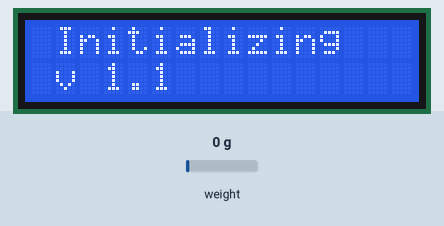
The sketch below on a simulated Arduino Uno, built with avr-gcc and run on an emulated ATmega328P. On the bench: 16×2 character LCD. The inputs (shaded band) are chosen by the test bench; at power-on: weight on the scale 0 g. What the sketch prints to the serial monitor is not drawn.

Above: at 4.2 s.
At 6.3 s:
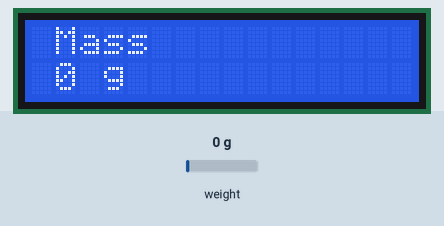
6.4 s: weight on the scale set to 100 g
At 7.8 s:
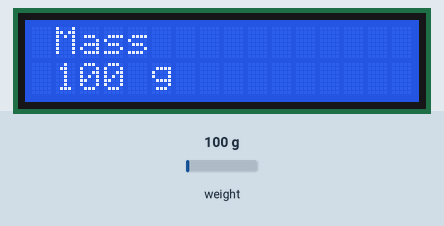
9.4 s: weight on the scale set to 1250 g
At 10.1 s:
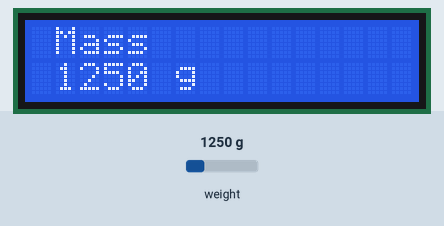
11.7 s: weight on the scale set to 2500 g
At 12.2 s:
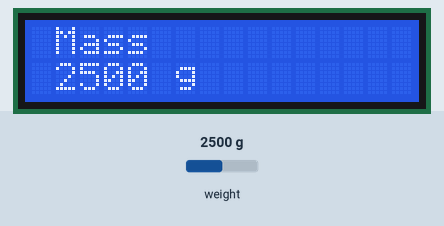
Timing chart, 0 to 14.7 s (numbered marks = the images above; inputs shaded):
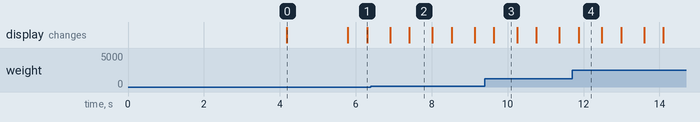

The sketch:

scale.ino
```cpp
/*
  Program scale_v1 for:

  - Load cell;
  - HX711 ADC module;
  - I2C LCD module

  Developed by Anderson Muniz Calhabeu based on a program by Bogdan Necula
*/

#include "HX711.h"                            // Includes the "HX711" library for the ADC module

#include <Wire.h>                             // Includes the "Wire" library for I2C communication

#include <LiquidCrystal_I2C.h>                // Includes the "LiquidCrystal_I2C" library for the I2C LCD

/////////////////////////////////////// Define pin numbers for HX711 module /////////////////////////////////////////

const int Pino_DT_HX711 = 2;                  // Defines pin 2 as the DT pin of the HX711 module

const int Pino_SCK_HX711 = 3;                 // Defines pin 3 as the SCK pin of the HX711 module

/////////////////////////////////////////////////////////////////////////////////////////////////////////////////////

LiquidCrystal_I2C lcd(0x27, 16, 2);           // Sets address 0x27 for a 16x2 LCD (16 characters, 2 lines)

HX711 scale;                                  // Creates an object named 'scale'

void setup() {

  Serial.begin(38400);                        // Starts serial communication at 38400 bps

  Serial.println("Initializing scale");       // Sends "Initializing scale" to the serial monitor

  scale.begin(Pino_DT_HX711, Pino_SCK_HX711); // Initializes the HX711 module

  ///////////////////////////////////////////// Scale calibration ///////////////////////////////////////////////////

  Serial.println("Before calibrating the scale:");

  Serial.print("Reading:\t\t\t");             // "\t" adds tab spacing
  Serial.println(scale.read());               // Sends a raw reading from HX711 to the serial monitor

  Serial.print("Average reading:\t\t\t");
  Serial.println(scale.read_average(20));     // Sends the average of 20 raw readings

  Serial.print("Get value:\t\t\t");
  Serial.println(scale.get_value(5));         // Sends the average of 5 raw readings minus the tare

  Serial.print("Get units:\t\t");
  Serial.println(scale.get_units(5), 1);      // Sends the average of 5 readings divided by scale factor

  scale.set_scale(431.f);                     // Sets the scale factor based on known weights

  scale.tare();                               // Tares the scale (sets current weight as zero)

  ///////////////////////////////////////////////////////////////////////////////////////////////////////////////////

  Serial.println("After calibrating the scale:");
  Serial.println("Readings:");

  lcd.init();                                 // Initializes the LCD
  lcd.backlight();                            // Turns on LCD backlight
  lcd.setCursor(1, 0);                        // Sets cursor to column 1, row 0
  lcd.print("Initializing");                  // Displays "Initializing" on LCD
  lcd.setCursor(1, 1);                        // Sets cursor to column 1, row 1
  lcd.print("v 1.1");                         // Displays "v 1.1" on LCD
  delay(1000);                                // Waits for 1 second
}

void loop() {
  Serial.print("One reading:\t");
  Serial.print(scale.get_units(), 1);         // Sends one weight reading to serial monitor
  Serial.print("\t| Average:\t");
  Serial.println(scale.get_units(5), 1);      // Sends average of 5 readings

  lcd.clear();
  lcd.setCursor(1, 0);                         // Sets cursor to column 1, row 0
  lcd.print("Mass");                           // Displays "Mass" on LCD
  lcd.setCursor(1, 1);                         // Sets cursor to column 1, row 1
  lcd.print(scale.get_units(5), 0);            // Displays weight value
  lcd.print(" g");                             // Displays "g" for grams
}
```

Measured:
- after the input at 6.4 s, the display: first differs from a run without the input after 1.0 s (image 2)
- after the input at 9.4 s, the display: changes after 0.24 s (image 3)
- after the input at 11.7 s, the display: changes after 0.17 s (image 4)
- what the display in image 0 shows lasts 1.6 s, from 4.2 s to 5.8 s
- what the display in image 2 shows lasts 0.6 s, from 7.4 s to 8.0 s
